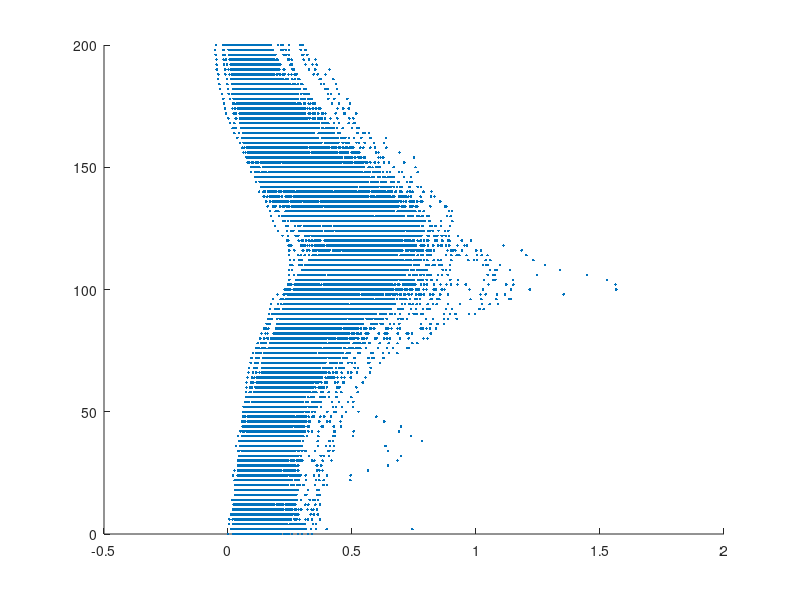

MATLAB code for this plot: (Note: this script raises an error after producing the figure.)
clear;clc;close all;
set(groot, 'defaultFigureUnits', 'centimeters', 'defaultFigurePosition', [3 5 10 10]);

data = importdata('data/hots-chloropigment.txt').data;

p = data(:,3);
f = data(:,4);

f(f==-9) =nan;

pp = reshape(p,[101 329]);
ff = reshape(f,[101 329]);
ffm = mean(ff,2,"omitnan");
f5 = prctile(ff',5);
f95 = prctile(ff',95);

ax = figure;
plot(f,p,'.',Color=[0.8 0.8 0.8],DisplayName="raw data");
hold on
plot(ffm,pp(:,1),'-',"Color",[0 0 0],DisplayName="mean");
plot(f5,pp(:,1),'-',"Color",[0.5 0.5 0.5],DisplayName="5%");
plot(f95,pp(:,1),'-',"Color",[0.5 0.5 0.5],DisplayName="95%");
hold off
set(gca,"YDir","reverse");
legend();
title("chl-$a$ fluorescence",Interpreter="latex");
xlabel("chl-$a$ fluorescence [$\mu $ g/L]",Interpreter="latex");
ylabel("Pressure [dbar]",Interpreter="latex");
exportgraphics(ax,'figures/L1/meanProfile.png');
